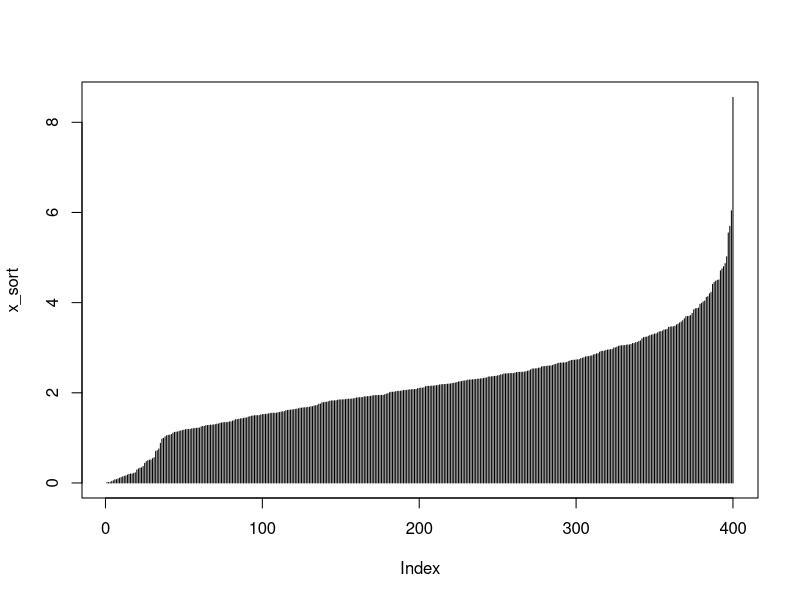
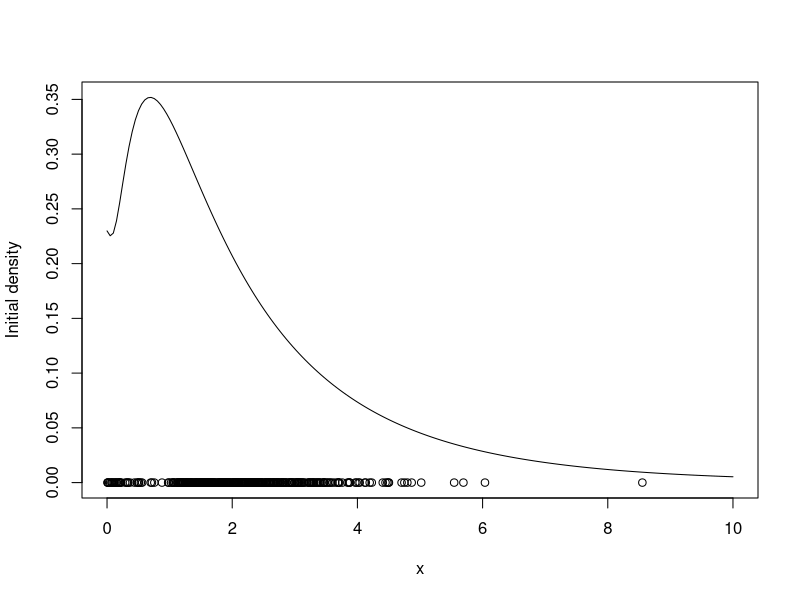
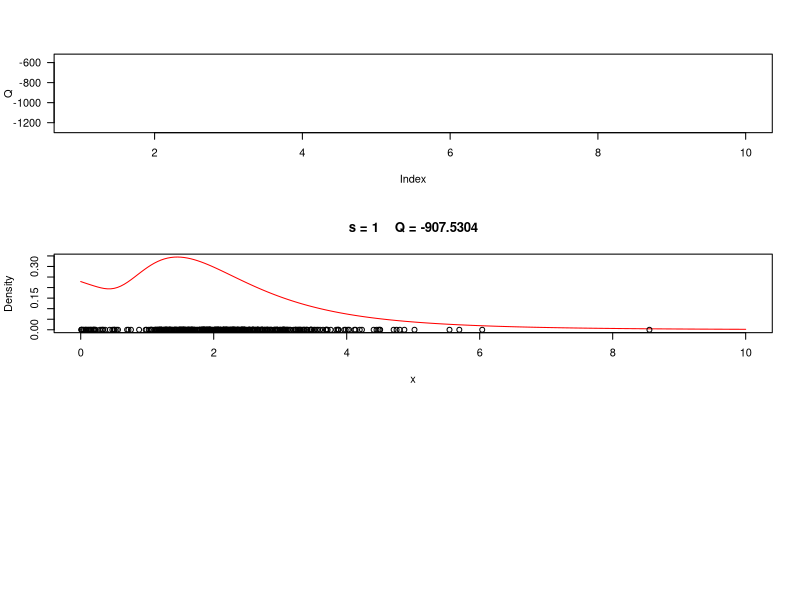
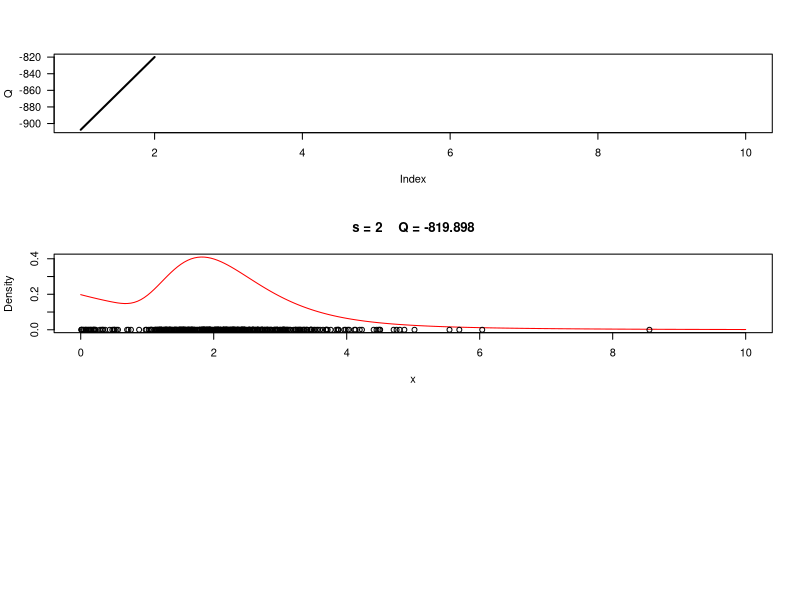
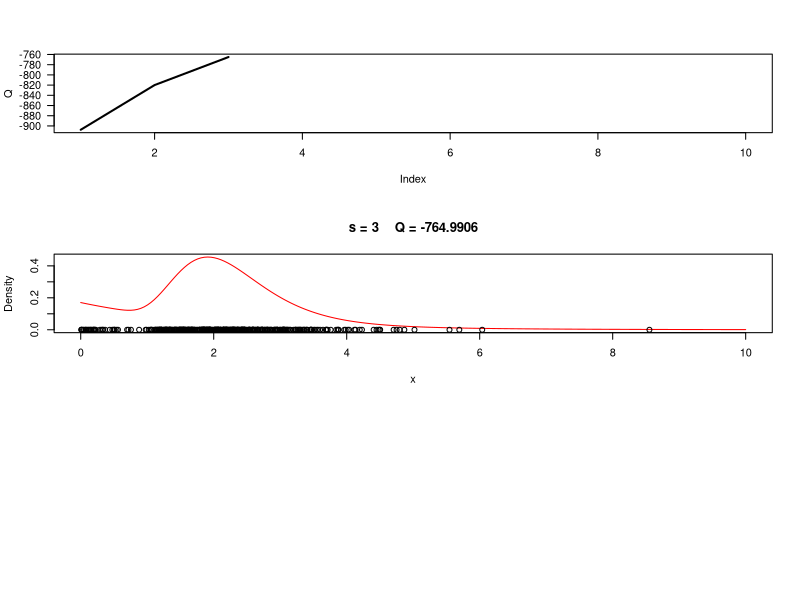
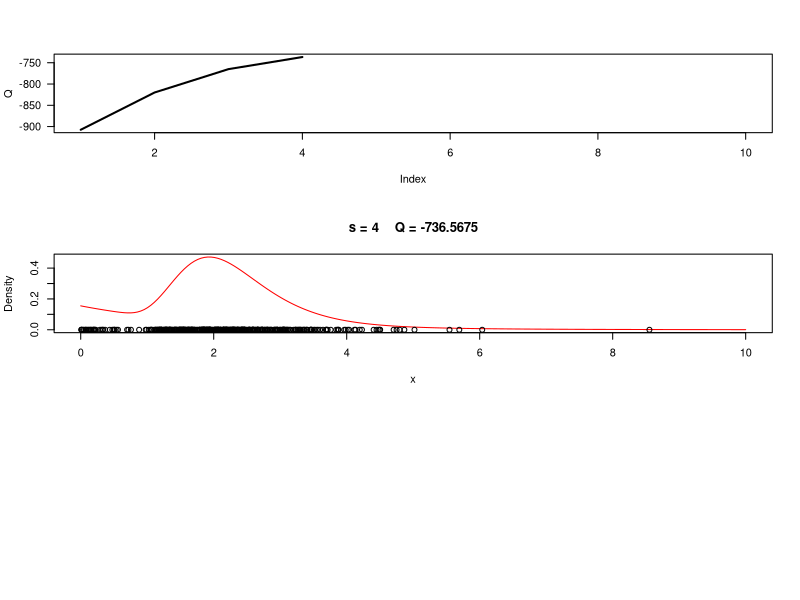
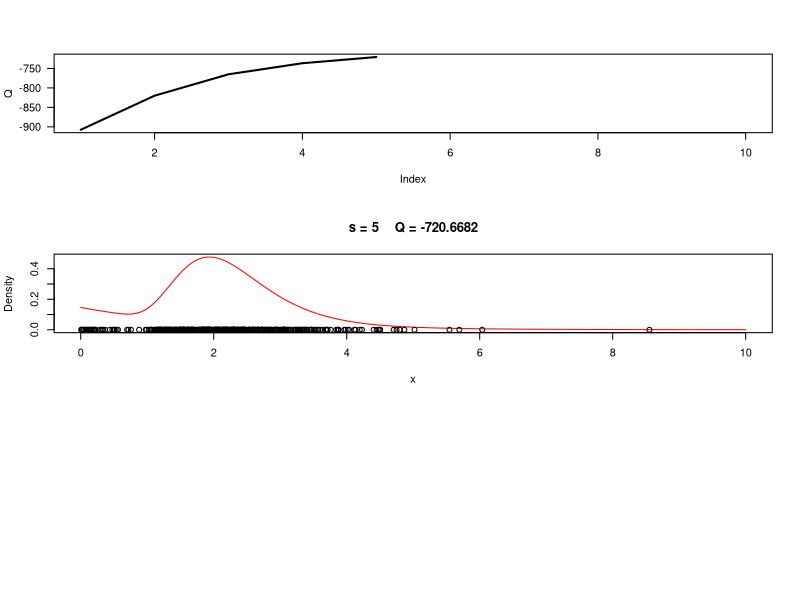
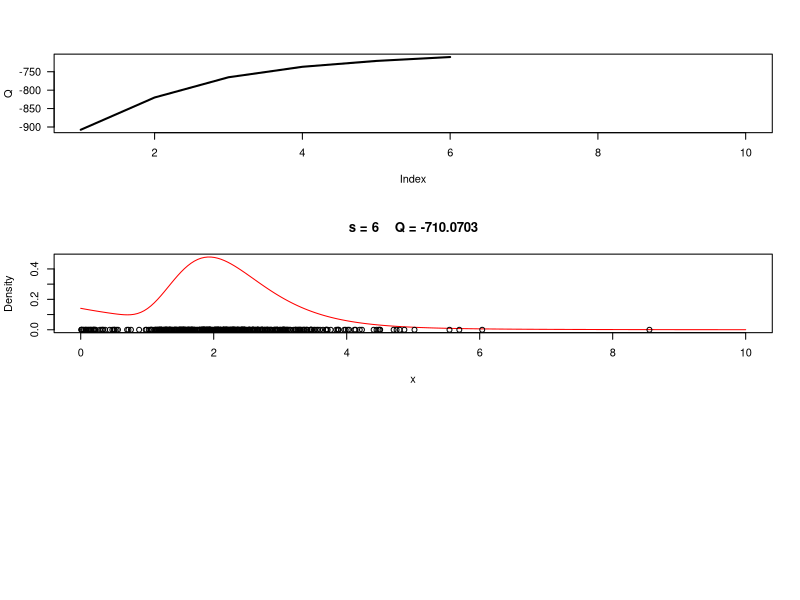

Write the R code that produced these figures, in order.
rm(list = ls())
set.seed(81196)

dat = read.csv("../dataset/fuses.csv", header = FALSE)
x = dat$V1
x_sort = sort(x)
n = length(x)
plot(x_sort, type = "h")

KK = 2
w = 1 / 2
lambda = 1 / mean(x)
mu = mean(log(x))
sigma = sd(log(x))

xx = seq(0, 10, length = 200)
yy = w * dexp(xx, lambda) + (1 - w) * dlnorm(xx, mu, sigma)
plot(xx, yy, type = "l", ylim = c(0, max(yy)), xlab = "x", ylab = "Initial density")
points(x, rep(0, n))

s = 0
sw = FALSE
QQ = -Inf
QQ.out = NULL
epsilon = 10^(-5)

while (!sw) {
  v = array(0, dim = c(n, KK))
  v[, 1] = log(w) + dexp(x, lambda, log = TRUE)
  v[, 2] = log(1 - w) + dlnorm(x, mu, sigma, log = TRUE)
  for (i in 1:n) {
    v[i, ] = exp(v[i, ] - max(v[i, ])) / sum(exp(v[i, ] - max(v[i, ])))
  }

  w = mean(v[, 1])

  lambda = 0
  for (i in 1:n) {
    lambda = lambda + v[i, 1] * x[i]
  }
  lambda = sum(v[, 1]) / lambda

  mu = 0
  for (i in 1:n) {
    mu = mu + v[i, 2] * log(x[i])
  }
  mu = mu / sum(v[, 2])

  sigma = 0
  for (i in 1:n) {
    sigma = sigma + v[i, 2] * (log(x[i]) - mu)^2
  }
  sigma = sqrt(sigma / sum(v[, 2]))

  QQn = 0
  for (i in 1:n) {
    QQn = QQn + v[i, 1] * (log(w) + dexp(x[i], lambda, log = TRUE)) +
      v[i, 2] * (log(1 - w) + dlnorm(x[i], mu, sigma, log = TRUE))
  }
  if (abs(QQn - QQ) / abs(QQn) < epsilon) {
    sw = TRUE
  }
  QQ = QQn
  QQ.out = c(QQ.out, QQ)
  s = s + 1
  print(paste(s, QQn))

  par(mfrow = c(3, 1))
  plot(QQ.out[1:s], type = "l", xlim = c(1, max(10, s)), las = 1, ylab = "Q", lwd = 2)

  xx = seq(0, 10, length = 200)
  yy = w * dexp(xx, lambda) + (1 - w) * dlnorm(xx, mu, sigma)
  plot(xx, yy, type = "l", ylim = c(0, max(yy)), main = paste("s =", s, "   Q =", round(QQ.out[s], 4)), col = "red", xlab = "x", ylab = "Density")
  points(x, rep(0, n))
}

par(mfrow = c(3, 1))
plot(QQ.out[1:s], type = "l", xlim = c(1, max(10, s)), las = 1, ylab = "Q", lwd = 2)

xx = seq(0, 10, length = 200)
yy = w * dexp(xx, lambda) + (1 - w) * dlnorm(xx, mu, sigma)
plot(xx, yy, type = "l", ylim = c(0, max(yy)), main = paste("s =", s, "   Q =", round(QQ.out[s], 4)), col = "red", xlab = "x", ylab = "Density")
points(x, rep(0, n))
